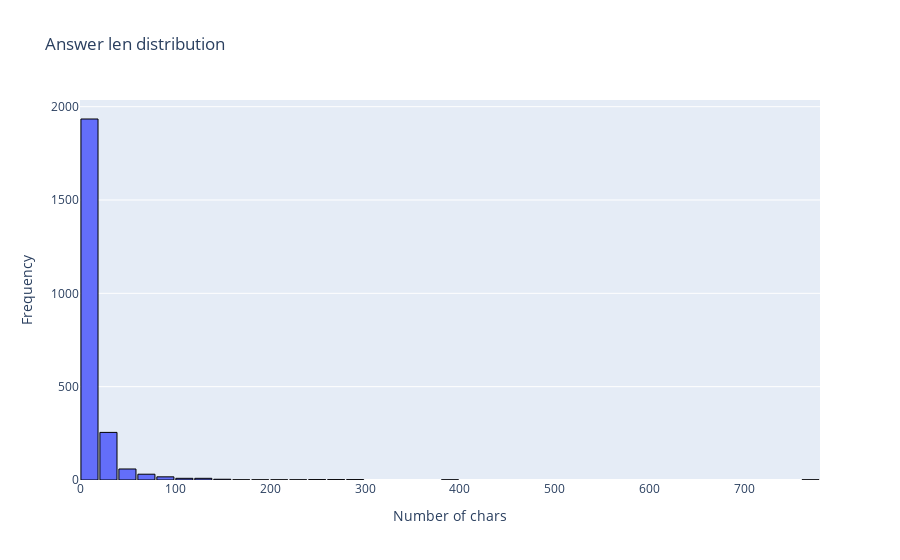

Notebook code for this chart:
### Code cell
plot_answer_len_dist(test_queries)

### Figure 1 — Plotly figure (JSON) as saved in the notebook; plotly's stock layout.template omitted (floating-point values rounded to 4 significant figures; data arrays with more than 128 entries replaced by an {"elided": "..."} marker saying what was removed)
{"data": [{"marker": {"line": {"color": "black", "width": 1}}, "nbinsx": 50, "type": "histogram", "x": {"elided": "2330 int values"}}], "layout": {"bargap": 0.1, "title": {"text": "Answer len distribution"}, "xaxis": {"title": {"text": "Number of chars"}}, "yaxis": {"title": {"text": "Frequency"}}}}
